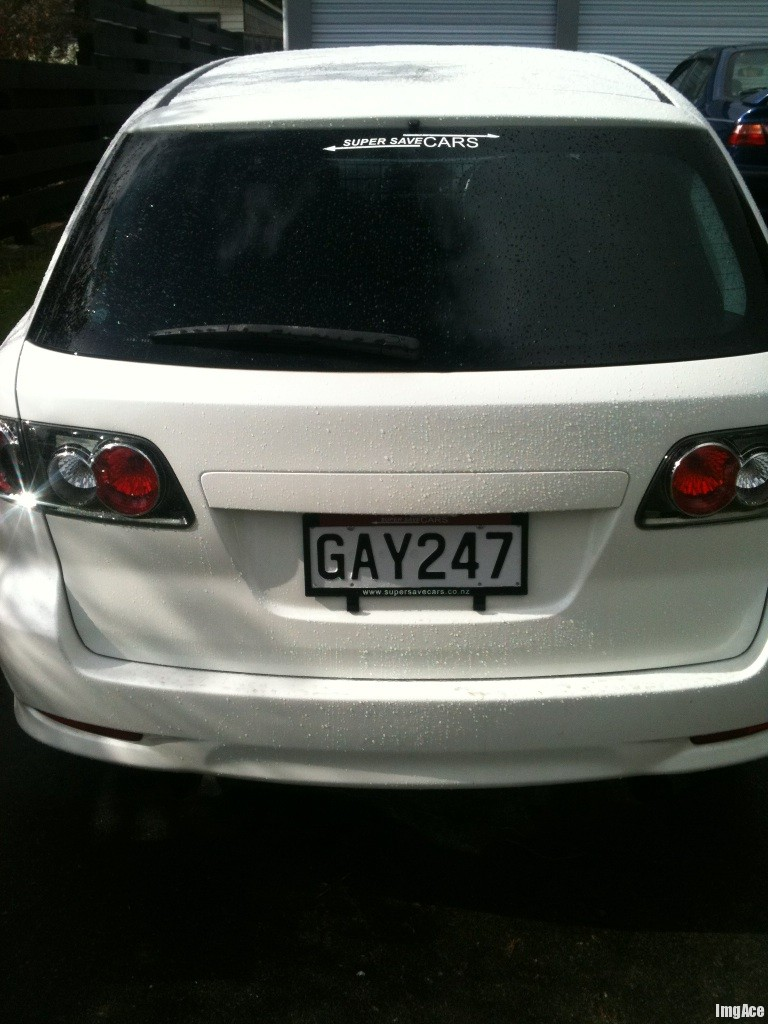
#> input picture hello/16.png, 768 x 1024 px
$ python -i TestImg_final_tachham.py   (imports and definitions only)
#> lines starting #> are read from the running program, lines starting #| are printed output that depends on the picture; after the words box and inside, x2 and y2 are one past the last pixel; in counts of white or black regions, pixels touching at a corner belong together
import cv2
import numpy as np
import imutils
import os
import shutil


#khởi tạo kích thước của kí tự trên biển số
digit_w =30
digit_h =60

def Pretreatment(imgLP):

    #tiền xử lí ảnh
    grayImg = cv2.cvtColor(imgLP, cv2.COLOR_BGR2GRAY)
    noise_removal = cv2.bilateralFilter(grayImg,9,75,75)
    # equal_histogram = cv2.equalizeHist(noise_removal)
    ret, binImg = cv2.threshold(grayImg, 100, 255, cv2.THRESH_BINARY_INV+ cv2.THRESH_OTSU)
    kerel3 = cv2.getStructuringElement(cv2.MORPH_RECT,(4,4))
    binImg = cv2.morphologyEx(binImg,cv2.MORPH_DILATE,kerel3)
    return binImg

def contours_detect(binImg):
    #tìm contour
    #cnts, _ = cv2.findContours(binImg, cv2.RETR_EXTERNAL, cv2.CHAIN_APPROX_SIMPLE)
    cnts, _ = cv2.findContours(binImg, cv2.RETR_TREE, cv2.CHAIN_APPROX_NONE)
    #tạo ảnh tạm để giữ ảnh gốc k bị edit
    return cnts
def draw_rects_on_img(img, cnts):
    imgtemp=img.copy()
    cv2.drawContours(imgtemp,cnts,-1,(0,120,0),1)
    return imgtemp

    #cv2.imshow('Number on License plate ',imgtemp)
    # print (cnts);

#khởi tạo
plate_number=''
coorarr=[]

def find_number(cnts,binImg,imgtemp):
    count=0
    global plate_number
    global coorarr
    model_svm =cv2.ml.SVM_load('svm.xml')
    # [11 lines of commented-out code are left out]
    plate_number = ''
    for c in (cnts):
        x,y,w,h=cv2.boundingRect(c)
        cv2.rectangle(imgtemp, (x, y), (x + w, y + h), (0, 255, 0), 1)
        if h/w >1.5 and h/w <4 and cv2.contourArea(c)>4500:#and h > himg*0.5:
            #Đóng khung cho kí tự
            cv2.rectangle(imgtemp, (x, y), (x + w, y + h), (0, 0, 255),2)
            #crop thành những số riêng lẻ
            crop=imgtemp[y:y+h, x:x+w]
            #dùng để ghi vào thư mục number
            count+=1
            cv2.imwrite('./number/number%d.jpg'% count,crop)
            #lưu vào mảng tọa độ để tí xài
            coorarr.append((x,y))

            #tách số và predict
            #sao chép cái ảnh bin để khỏi hư cái kia :)) hơi dài nhưng an toàn
            binImgtemp=binImg
            #cắt ra từng số như cái crop ở trên nhưng t dùng biến khác để bây đỡ rối
            curr_num=binImgtemp[y:y+h, x:x+w]
            #xử lí để tí nữa đưa cái này vào hàm nó ràng buộc input phải kiểu dữ liệu như v
            #đầu tiên là resize lại cho nó cùng kích thước nhau cũng như= kích thước khi train
            curr_num=cv2.resize(curr_num,dsize=(digit_w,digit_h))
            _, curr_num=cv2.threshold(curr_num,30,255,cv2.THRESH_BINARY)
            #chuyển thành np để tí xài tạo thàn h mảng numpy
            curr_num= np.array(curr_num,dtype=np.float32)
            #reshape lại nha ae tự sắp xếp thành hàng ngang thì phải
            #ví dụ ảnh cao 2 ngang 10 thì giờ thành 1 hàng n20 px nha ae
            curr_num=curr_num.reshape(-1,digit_w*digit_h)

            #train
            #chỗ này số 1 đằng sau t chưa hiểu ai hiểu chỉ t nha
            result=model_svm.predict(curr_num)[-1]
            result= int(result[0,0])

            if result<=9:
                result= str(result)
            else:
                result=chr(result)
            plate_number +=result+' '
            #này dùng viết lên màn hình thui ae
            cv2.putText(imgtemp,result,(x-50,y+50),cv2.FONT_HERSHEY_COMPLEX,3,(0, 255, 0), 2, cv2.LINE_AA)
    return imgtemp

# [30 lines left out: function sortNumber, not called in this run]

def detect(img):
    (himg,wimg,chanel)=img.shape
    if(wimg/himg >2):
        img=cv2.resize(img,dsize=(1000,200))
    else:
        img=cv2.resize(img,dsize=(800,500))

    binImg=Pretreatment(img)
    cnts=contours_detect(binImg)
    imgtemp=draw_rects_on_img(img,cnts)
    imgtemp2=find_number(cnts,binImg,imgtemp)
    sort_number = sortNumber();
    print('bien so xe: ',sort_number)
    plate_number=''
    coorarr.clear()
    return sort_number

# [36 lines left out: functions findLP_img, video_cap, not called in this run]

# [4 lines not run here, left out]
    # [23 lines of commented-out code are left out]

>>> import cv2
>>> picture = cv2.imread('16.png')
#> picture is the input picture: shape (1024, 768, 3); mean B, G, R 76, 81.2, 77.4
>>> result = detect(picture)
#> in detect, `img=cv2.resize(img,dsize=(800,500))`:
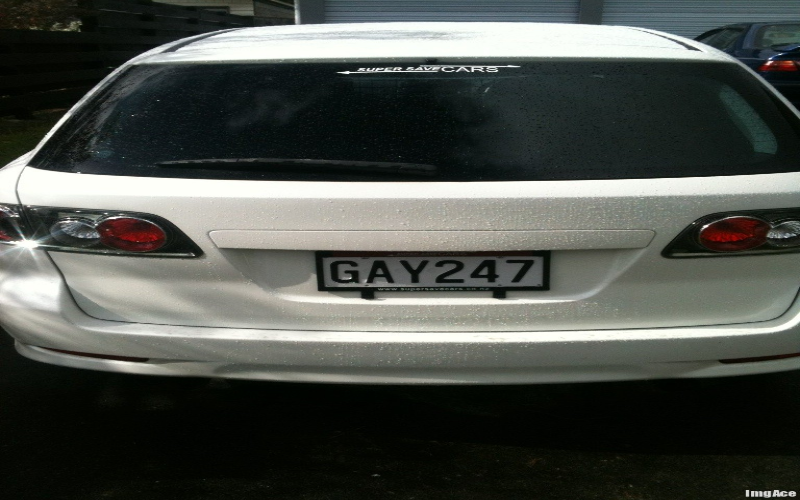
#> img: shape (500, 800, 3); mean of channels 0, 1, 2 75.9, 81.1, 77.3; drawn as B, G, R
#> in Pretreatment, `noise_removal = cv2.bilateralFilter(grayImg,9,75,75)`:
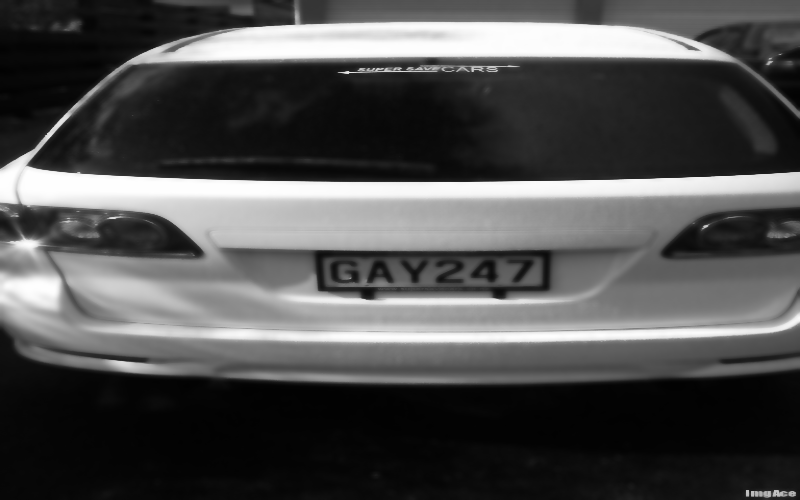
#> noise_removal: shape (500, 800); min 2, max 254, mean 79.3
#> in Pretreatment, `ret, binImg = cv2.threshold(grayImg, 100, 255, cv2.THRESH_BINARY_INV+ ..`:
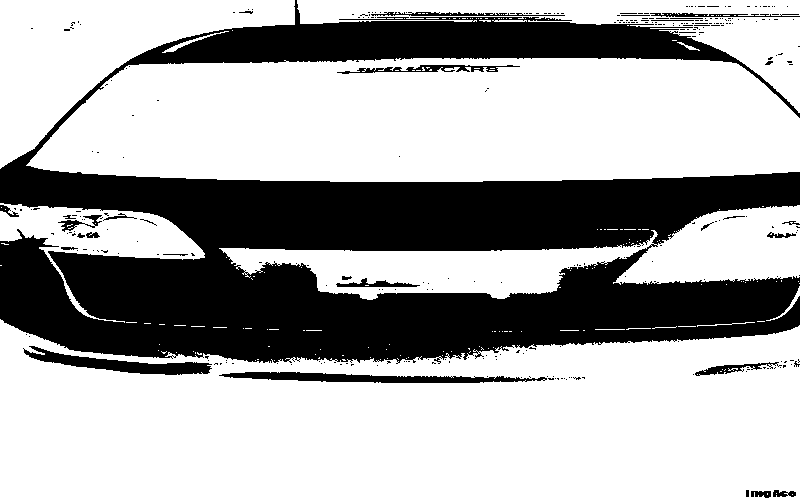
#> binImg: shape (500, 800); 66.7% white; 305 black regions (275 under 20 px), largest, box (x1, y1, x2, y2) and area: (0, 0, 800, 364) 125280, (219, 372, 547, 383) 2003, (23, 346, 212, 375) 1919
#> in Pretreatment, `ret, binImg = cv2.threshold(grayImg, 100, 255, cv2.THRESH_BINARY_INV+ ..`: ret = 104
#> in Pretreatment, `binImg = cv2.morphologyEx(binImg,cv2.MORPH_DILATE,kerel3)`:
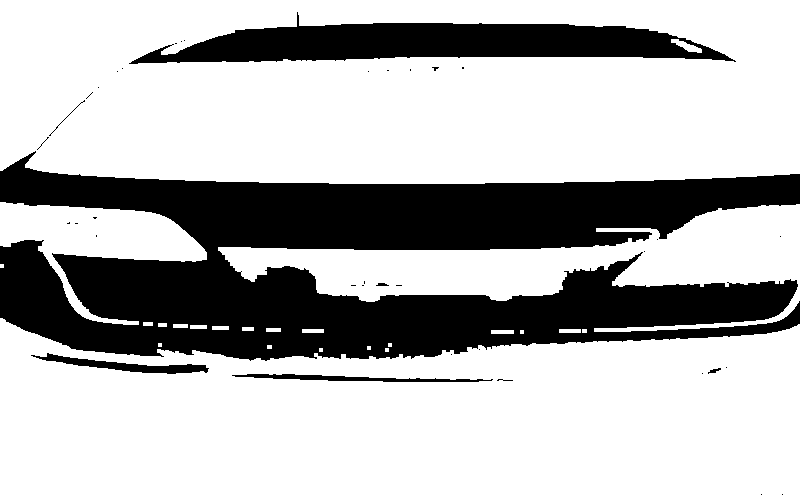
#> binImg: shape (500, 800); 71.5% white; 38 black regions (31 under 20 px)
#> in contours_detect, `cnts, _ = cv2.findContours(binImg, cv2.RETR_TREE, cv2.CHAIN_APPROX_NONE)`: cnts = 112 contours, 90 with area under 20; largest, box (x1, y1, x2, y2) and area: (0, 0, 800, 184) 142951, (0, 318, 800, 500) 121446, (218, 204, 800, 332) 26860, (128, 11, 737, 65) 17374, (0, 202, 207, 325) 9283
#> in draw_rects_on_img, `cv2.drawContours(imgtemp,cnts,-1,(0,120,0),1)`:
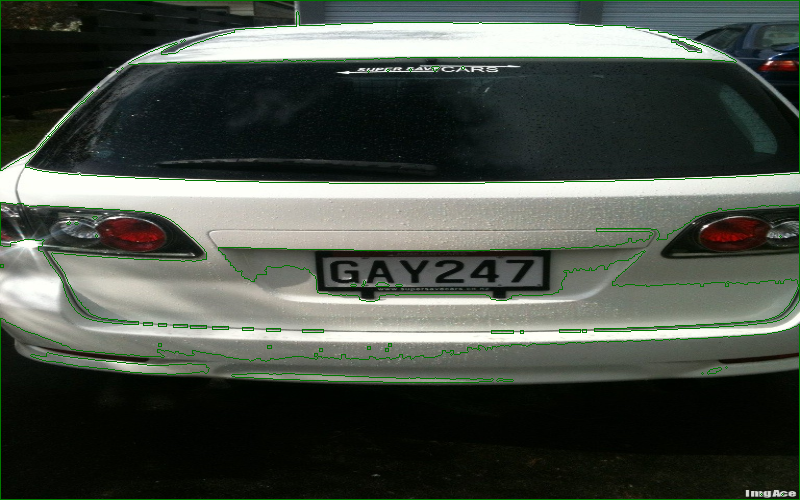
#> imgtemp: shape (500, 800, 3); 2.47% of pixels changed, all inside (x1, y1, x2, y2) = (0, 0, 800, 500); drawn as B, G, R
#> (the run stopped early here; a loop or call above may not have finished)
